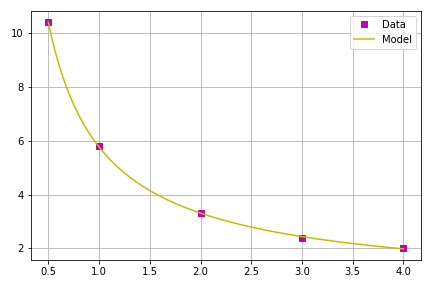

Python code for this plot:
#!/usr/bin/env python3
# -*- coding: utf-8 -*-
"""
Created on Sun Nov 21 11:23:56 2021

@author: tylerklimas
[15.022.py]
[Tyler Klimas]
[11-20-21]

Using Egr93's "Lab 9 common code"

I understand and have adhered to all the tenets of the Duke Community Standard 
in creating this code.
Signed: [TK206]
"""

import numpy as np
import scipy.optimize as opt
from lab10_common import *

x1 = np.array([.5, 1, 2, 3, 4])
y1 = np.array([10.4, 5.8, 3.3, 2.4, 2])

def fun(x, *coefs):
    return ((coefs[0] + np.sqrt(x))/(coefs[1]*np.sqrt(x)))**2

popt = opt.curve_fit(fun, x1, y1, [2, 2])[0]
print(popt[0], popt[1])

ans = fun(1.6, *popt)
print(ans)
xmodel = np.linspace(x1.min(), x1.max(), 100)
ymodel = fun(xmodel, *popt)
yhat = fun(x1, *popt)

def make_plot(x, y, yhat, xmodel, ymodel, fig_num=1):
    fig, ax = plt.subplots(num=fig_num, clear=True)
    ax.plot(x, y, "ms", label="Data")
    #ax.plot(x, yhat, "ks", label="Estimates", mfc="none")
    ax.plot(xmodel, ymodel, "y-", label="Model")
    ax.grid(True)
    ax.legend(loc="best")
    fig.tight_layout()
    fig.savefig('15.022.png')
    return fig, ax

make_plot(x1, y1, yhat, xmodel, ymodel)

calc_stats(y1, yhat)

